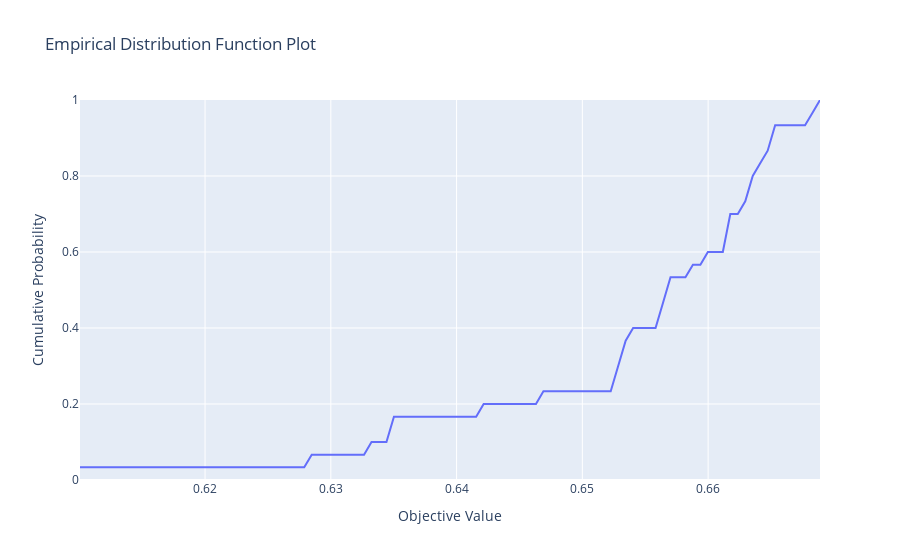

Notebook cell for this chart:
### Code cell
optuna.visualization.plot_edf(pipe_study)
